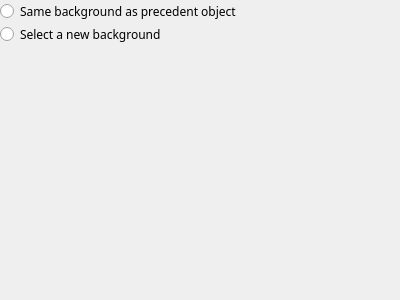
<?xml version="1.0" encoding="UTF-8"?>
<ui version="4.0">
 <class>wgt_QBackgroundDefWidget</class>
 <widget class="QWidget" name="wgt_QBackgroundDefWidget">
  <property name="geometry">
   <rect>
    <x>0</x>
    <y>0</y>
    <width>400</width>
    <height>300</height>
   </rect>
  </property>
  <property name="font">
   <font>
    <family>Sans Serif</family>
    <pointsize>9</pointsize>
   </font>
  </property>
  <property name="windowTitle">
   <string notr="true">Form</string>
  </property>
  <layout class="QGridLayout" name="gridLayout">
   <property name="margin">
    <number>0</number>
   </property>
   <property name="spacing">
    <number>0</number>
   </property>
   <item row="0" column="0" colspan="2">
    <widget class="QRadioButton" name="SameBackgroundRD">
     <property name="text">
      <string>Same background as precedent object</string>
     </property>
    </widget>
   </item>
   <item row="1" column="0" colspan="2">
    <widget class="QRadioButton" name="NewBackgroundRD">
     <property name="text">
      <string>Select a new background</string>
     </property>
    </widget>
   </item>
   <item row="2" column="0">
    <widget class="QLabel" name="label">
     <property name="sizePolicy">
      <sizepolicy hsizetype="Fixed" vsizetype="Preferred">
       <horstretch>0</horstretch>
       <verstretch>0</verstretch>
      </sizepolicy>
     </property>
     <property name="minimumSize">
      <size>
       <width>18</width>
       <height>0</height>
      </size>
     </property>
     <property name="maximumSize">
      <size>
       <width>18</width>
       <height>16777215</height>
      </size>
     </property>
     <property name="text">
      <string notr="true"/>
     </property>
    </widget>
   </item>
   <item row="2" column="1">
    <widget class="wgt_QCustomBrush" name="CustomBrushWidget" native="true">
     <property name="sizePolicy">
      <sizepolicy hsizetype="Expanding" vsizetype="Expanding">
       <horstretch>0</horstretch>
       <verstretch>0</verstretch>
      </sizepolicy>
     </property>
    </widget>
   </item>
  </layout>
 </widget>
 <customwidgets>
  <customwidget>
   <class>wgt_QCustomBrush</class>
   <extends>QWidget</extends>
   <header>wgt_QCustomBrush.h</header>
   <container>1</container>
  </customwidget>
 </customwidgets>
 <resources/>
 <connections/>
</ui>
